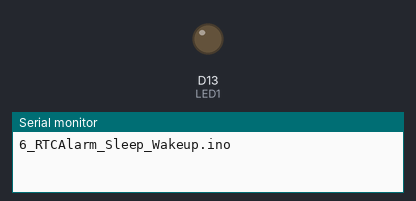
The sketch below on a simulated Arduino MKR. On the bench: output pins drawn as LEDs (lit = HIGH), the last lines printed to the serial monitor. The local clock reads 2024-03-15 10:24:30 at power-on unless the sketch sets it.

Above: at 0.7 s.
At 61.7 s:
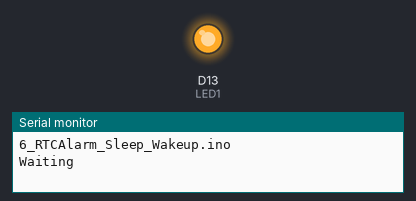
Timing chart, 0 to 83.7 s (numbered marks = the images above):
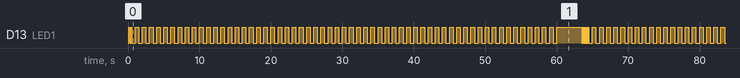

Measured:
- by itself, D13 (LED1): moves between LOW and HIGH, repeating every 64.0 s
- by itself, everything shown: repeats every 64.0 s, in 128 steps

The sketch:

6_RTCAlarm_Sleep_Wakeup.ino
```cpp
// (licence header left out)
/*******************************************************************************************************
  Tested on Seeeduino XIAO SAMD21.

  Program Operation - This program is for the Seeeduino XIAO. It flashes the on board LED for one minute,
  then sets the RTC alarm and goes into deep sleep until the alarm occurs 60 seconds later.

  Sleep current using this mode of RTC wakeup was 4.7uA.

  Serial monitor baud rate is set at 115200.
*******************************************************************************************************/

#include <RTCZero.h>                            //get the library here > https://github.com/arduino-libraries/RTCZero
#include "ArduinoLowPower.h"                    //get library here > https://github.com/arduino-libraries/ArduinoLowPower

RTCZero rtc;                                    //Create an RTCZero object

bool alarm = false;

#define LED1 13


void loop()
{
  led_Flash(60, 500);                           //1 second LED flashes for a minute

  rtc.setTime(0, 0, 0);
  rtc.setAlarmTime(0, 1, 0 );                  //set alarm for 1 minute
  rtc.attachInterrupt(alarmMatch);
  rtc.enableAlarm(rtc.MATCH_HHMMSS);
  Serial.println(F("Waiting"));
  Serial.flush();
  delay(2000);

  LowPower.deepSleep();

  alarm = false;
  rtc.disableAlarm();
  Serial.println(F("Alarm !"));
  led_Flash(10, 50);
}


void alarmMatch()
{
  alarm = true;
}


void led_Flash(uint16_t flashes, uint16_t delaymS)
{
  uint16_t index;
  for (index = 1; index <= flashes; index++)
  {
    digitalWrite(LED1, LOW);
    delay(delaymS);
    digitalWrite(LED1, HIGH);
    delay(delaymS);
  }
}


void setup()
{
  pinMode(LED1, OUTPUT);                         //setup board LED pin as output
  digitalWrite(LED1, HIGH);                      //LED off
  led_Flash(2, 125);                             //2 LED flashes to indicate program start

  Serial.begin(115200);
  Serial.println();
  Serial.println(F(__FILE__));
  Serial.println();

  rtc.begin();                                  //initialize RTC 24H format
  rtc.setDate(26, 9, 22);
}
```
